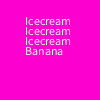
Frame 1 (no input)
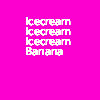
Frame 60 (the mouse pressed at the canvas centre just before this capture)
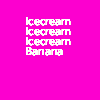
Frame 120 (the mouse held since frame 60 and released just before this capture)

The Processing sketch that drew these frames (run headless with seeded random() and noise(); from frame 60 on, the mouse is pressed at the canvas centre):

// Processing sketch: Banana_Split
// ── Banana_Split.pde
void setup(){
background(252,0,207);
}
void draw(){
  for(int i=25;i<50;i+=10){
  text("Icecream", 25, i);
  }
text("Banana",25,55);
}
